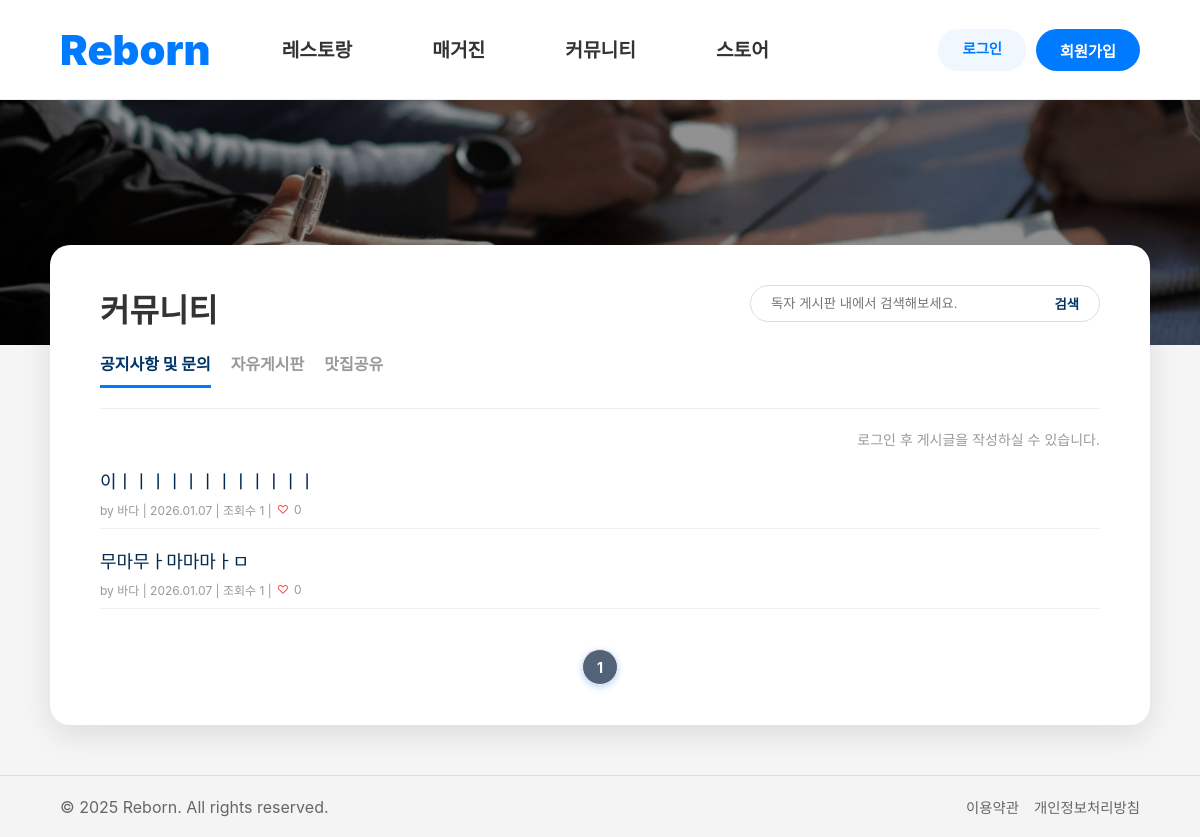
Before: /board/noticelist/ with the older database file.
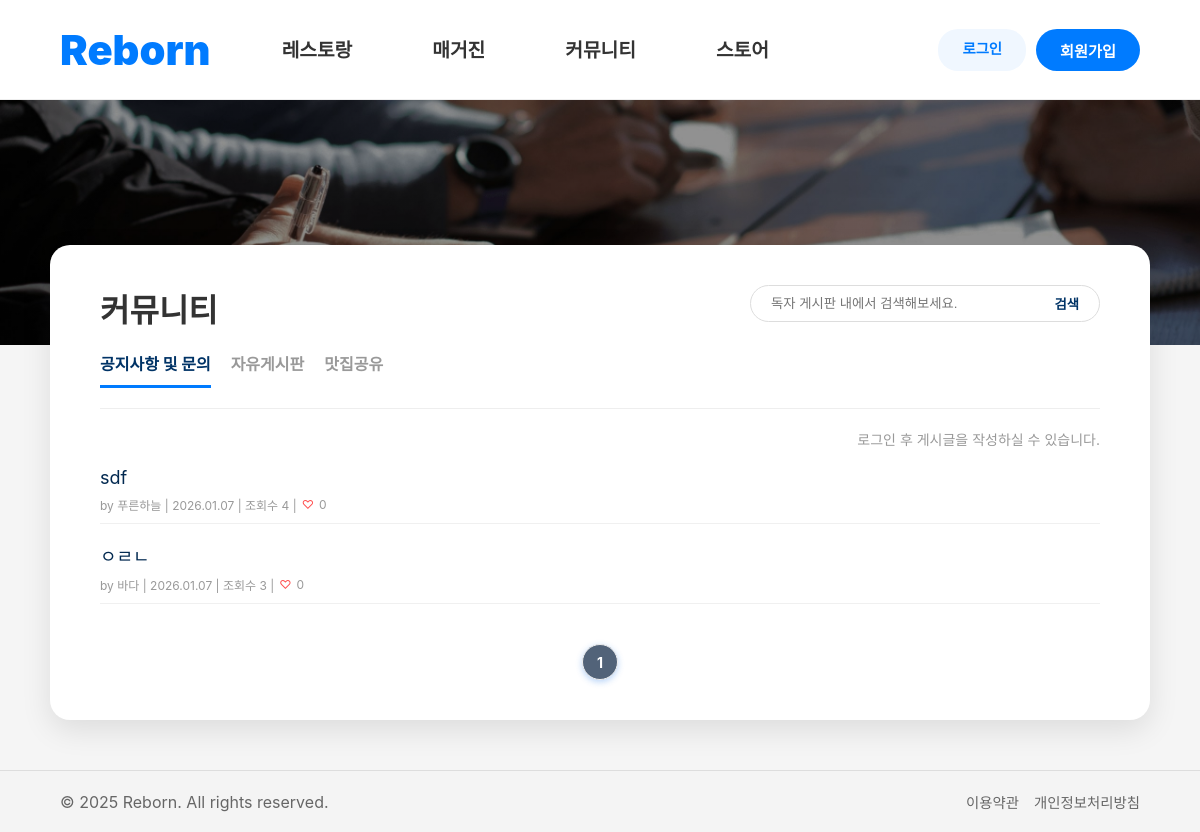
After: the same page with the newer database file.
### board/models.py (models this page shows, shortened)
class Post(models.Model):
    title = models.CharField(max_length=200)
    content = models.TextField()
    author = models.CharField(max_length=50, default='익명')
    created_at = models.DateTimeField(auto_now_add=True)
    views = models.PositiveIntegerField(default=0)
    likes = models.PositiveIntegerField(default=0)
    category = models.CharField(max_length=20, default='general')
    topic = models.CharField(max_length=20, null=True, blank=True)

### board/views.py (the view)
# urls.py: path('noticelist/', views.noticelist, name='noticelist'),
def noticelist(request):
    all_posts = Post.objects.filter(category='notice').order_by('-created_at')
    search_kw = request.GET.get('search', '') # name="search"로 보낸 값
    if search_kw:
        all_posts = all_posts.filter(
            Q(title__icontains=search_kw) | # 제목 검색
            Q(content__icontains=search_kw)   # 내용 검색도 추가하면 더 편리해요!
        ).distinct()
    paginator = Paginator(all_posts, 10) # 10개씩 자르기
    page_number = request.GET.get('page')
    page_obj = paginator.get_page(page_number)
    posts = paginator.get_page(page_number)
    return render(request, 'board/noticelist.html', {
        'posts': page_obj,      # HTML의 {% for post in posts %} 부분
        'search_kw': search_kw  # 검색창에 내가 쓴 글자를 유지시키기 위해 전달
    })

### board/templates/board/noticelist.html (shortened to what this page needs)
{% extends "base.html" %}
{% load static %} {% block css %}
<link rel='stylesheet' href="{% static 'css/noticelist.css' %}">
{% endblock css %}
{% block body %}
<div class="board-wrapper">
    <div class="top-hero"></div>
    <div class="main-container">
        <div class="board-header">
            <div class="header-left">
                <h1 class="title"> 커뮤니티</h1>
                <nav class="tab-menu">
                    <a href="{% url 'board:noticelist' %}" class="active">공지사항 및 문의</a>
                    <a href="/board/blist/" >자유게시판</a>
                    <a href="/board/map/" >맛집공유</a>
                </nav>
            </div>
            <div class="header-right">
                <form action="{% url 'board:blist' %}" method="GET" class="search-box">
                    <input type="text" name="search" value="{{ search_kw|default:'' }}" placeholder="독자 게시판 내에서 검색해보세요.">
                    <button type="submit">검색</button>
                </form>
            </div>
        </div>
        <div class="action-row" style="text-align: right; margin-top: 20px;">
            {% if request.session.login_user %}
                <a href="{% url 'board:nwrite' %}" class="btn-write" style="text-decoration: none; display: inline-block;">문의작성</a>
            {% else %}
                <p style="font-size: 14px; color: #999;">로그인 후 게시글을 작성하실 수 있습니다.</p>
            {% endif %}
        </div>
        <div class="post-list">
            {% for post in posts %}
            <div class="post-item {% if forloop.counter <= 2 %}notice{% endif %}">
                <a href="{% url 'board:bview' post.id %}" class="post-title">{{ post.title }}</a>
                <div class="post-meta">
                    by {{ post.author }} | {{ post.created_at|date:"Y.m.d" }} | 조회수 {{ post.views }}
                    | <span style="color: #ff4d4d;">{% if post.likes > 0 %}♥{% else %}♡{% endif %}</span>{{ post.likes }}
                </div>
            </div>
            {% empty %}
            <div class="no-post">등록된 게시글이 없습니다.</div>
            {% endfor %}
        </div>
        <div class="pagination">
            {% for num in posts.paginator.page_range %}
                <a href="?page={{ num }}" class="num {% if posts.number == num %}active{% endif %}">{{ num }}</a>
            {% endfor %}
        </div>
    </div>
</div>
{% endblock body %}

### templates/base.html (shortened to what this page needs)
{% load static %}
<!DOCTYPE html>
<html>
<head>
    <link rel="stylesheet" type="text/css" href="/static/css/common.css">
    <link rel="stylesheet" type="text/css" href="/static/css/common_media.css">
    {% block css %}{% endblock %}
</head>
<body>
    {% if request.session.user_id %}
        {% include "navbar.html" %}  {% else %}
        {% include "header.html" %}  {% endif %}
    <main class="content">
        {% block body %}{% endblock %}
    </main>
     {% include "footer.html" %}
</body>
</html>

### templates/header.html (shortened to what this page needs)
<header class="navbar">
    <div class="logo-Reborn"><a href="/">Reborn</a></div>
    <nav class="nav-container" id="nav-menu">
        <ul class="nav-links">
            <li><a href="/restaurants/reslist">
                레스토랑
            </a></li>
            <li><a href="/magazine/mlist">
                매거진
            </a></li>
            <li><a href="/board/blist">
                커뮤니티
            </a></li>
            <li><a href="/store/slist">
                스토어
            </a></li>
        </ul>
    </nav>
    <div class="user-menu">
         {% if not request.session.session_id %}
        <a href="/member/login" class="login-btn">로그인</a>
        <a href="/member/join" class="signup-btn">회원가입</a>
        {% endif %}
    </div>
</header>

### templates/footer.html
<footer class="footer">
	<div class="footer-content">
		<p>&copy; 2025 Reborn. All rights reserved.</p>
		<ul class="footer-links">
			<li><a href="#">이용약관</a></li>
			<li><a href="#">개인정보처리방침</a></li>
		</ul>
	</div>
</footer>

### static/css/common.css (style rules this page uses)
* { margin: 0; padding: 0; box-sizing: border-box; }
body { font-family: 'Pretendard', sans-serif; display: flex; flex-direction: column; min-height: 100vh; }
a { text-decoration: none; color: inherit; }
ul { list-style: none; }
.navbar { display: flex; justify-content: space-between; align-items: center; padding: 0 5%; height: 100px; background-color: #ffffff; border-bottom: 1px solid #eee; position: sticky; top: 0; z-index: 1000; }
.nav-container { display: flex; justify-content: center; align-items: center; height: 100%; flex: 1; }
.logo-Reborn { font-size: 2.6rem; font-weight: 900; color: #007bff; white-space: nowrap; }
.nav-links { display: flex; align-items: center; height: 100%; }
.nav-links li { height: 100%; display: flex; align-items: center; white-space: nowrap; }
.nav-links a { display: flex; font-size: 1.2rem; font-weight: 600; color: #333; transition: color 0.3s ease-in-out; position: relative; padding-bottom: 5px; border-bottom: 2px solid transparent; height: 100%; align-items: center; padding: 0px 40px; }
.nav-links a::after { content: ""; position: absolute; bottom: 0; left: 40px; right: 40px; height: 3px; background-color: #007bff; transition: transform 0.3s ease; transform: scaleX(0); }
.user-menu { display: flex; justify-content: flex-end; gap: 10px; min-width: 300px; }
.login-btn { padding: 8px 24px; border-radius: 20px; background-color: #f0f7ff; color: #007bff; font-size: 0.9rem; font-weight: 600; white-space: nowrap; }
.signup-btn { padding: 10px 24px; border-radius: 25px; background-color: #007bff; color: #ffffff; font-size: 0.95rem; font-weight: 600; white-space: nowrap; transition: background-color 0.2s; }
.content { flex: 1; }
.footer { background-color: #f4f4f4; color: #666; padding: 20px 5%; border-top: 1px solid #ddd; }
.footer-content { display: flex; justify-content: space-between; align-items: center; flex-wrap: wrap; gap: 10px; }
.footer-links { display: flex; gap: 15px; font-size: 0.9rem; }

### static/css/noticelist.css (style rules this page uses)
body { margin: 0; padding: 0; background-color: #f5f5f5; font-family: 'Pretendard', -apple-system, sans-serif; color: #333; }
.top-hero { background-image: linear-gradient(rgba(0, 0, 0, 0.4), rgba(0, 0, 0, 0.4)), url('../images/common/back_community.jpg'); background-size: cover; background-position: center; background-repeat: no-repeat; height: 245px; width: 100%; }
.main-container { max-width: 1100px; margin: -100px auto 50px; background: #ffffff; border-radius: 20px; padding: 40px 50px; box-shadow: 0 10px 30px rgba(0,0,0,0.1); position: relative; z-index: 10; }
.board-header { display: flex; justify-content: space-between; border-bottom: 1px solid #eee; padding-bottom: 20px; }
.tab-menu { display: flex; gap: 20px; margin-top: 20px; }
.tab-menu a { text-decoration: none; color: #999; font-weight: bold; padding-bottom: 10px; }
.tab-menu a.active { color: #003366; border-bottom: 3px solid #007BFF; }
.search-box { border: 1px solid #ddd; border-radius: 30px; padding: 8px 20px; width: 350px; display: flex; }
.search-box input { border: none; flex: 1; outline: none; }
.search-box button { background: none; border: none; color: #003366; font-weight: bold; cursor: pointer; }
.post-item { padding: 10px 0; border-bottom: 1px solid #f0f0f0; }
.post-title { display: block; font-size: 18px; color: #333; text-decoration: none; margin: 8px 0; }
.notice .post-title { color: #022950; font-size: 18px; }
.post-meta { font-size: 12px; color: #999; margin-top: 5px; display: flex; align-items: center; gap: 5px; }
.post-meta span { display: inline-flex; align-items: center; }
.pagination { margin-top: 40px; display: flex; justify-content: center; gap: 8px; }
.pagination a { text-decoration: none; color: #5f6368; width: 36px; height: 36px; display: flex; align-items: center; justify-content: center; border-radius: 50%; font-size: 14px; transition: all 0.2s; }
.pagination a.active { background-color: #526379; color: white; font-weight: bold; box-shadow: 0 2px 6px rgba(26, 115, 232, 0.3); }
.num, .arrow { text-decoration: none; width: 35px; height: 35px; display: flex; align-items: center; justify-content: center; border: 1px solid #eee; color: #666; }
.num.active { background: #003366; color: #fff; }

Changed rows visible on the page:
removed Post: title "이ㅣㅣㅣㅣㅣㅣㅣㅣㅣㅣㅣㅣ", author "바다", created_at "2026.01.07", views "1", likes "0"
removed Post: title "무마무ㅏ마마마ㅏㅁ", author "바다", created_at "2026.01.07", views "1", likes "0"
added Post: title "sdf", author "푸른하늘", created_at "2026.01.07", views "4", likes "0"
added Post: title "ㅇㄹㄴ", author "바다", created_at "2026.01.07", views "3", likes "0"
